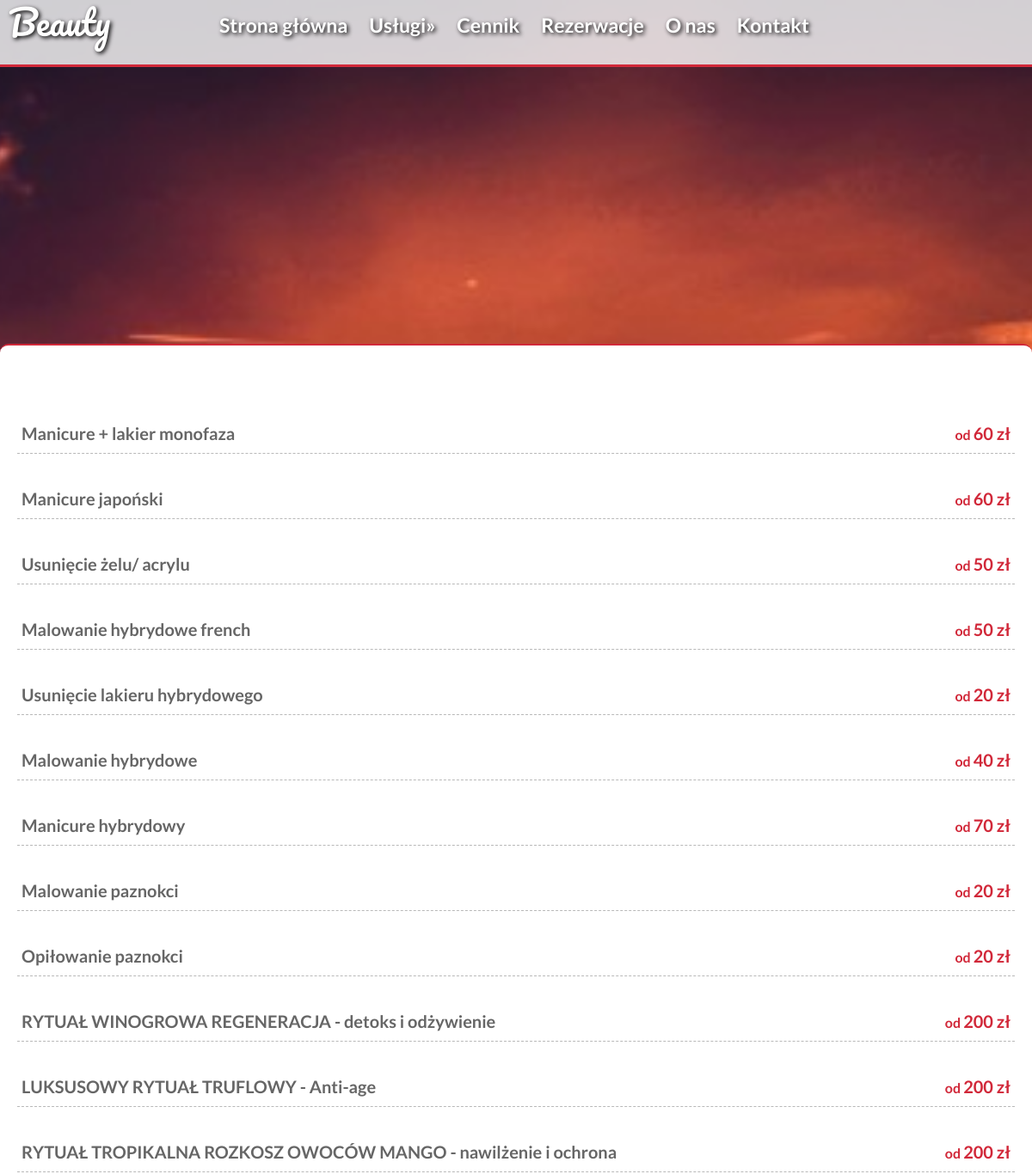
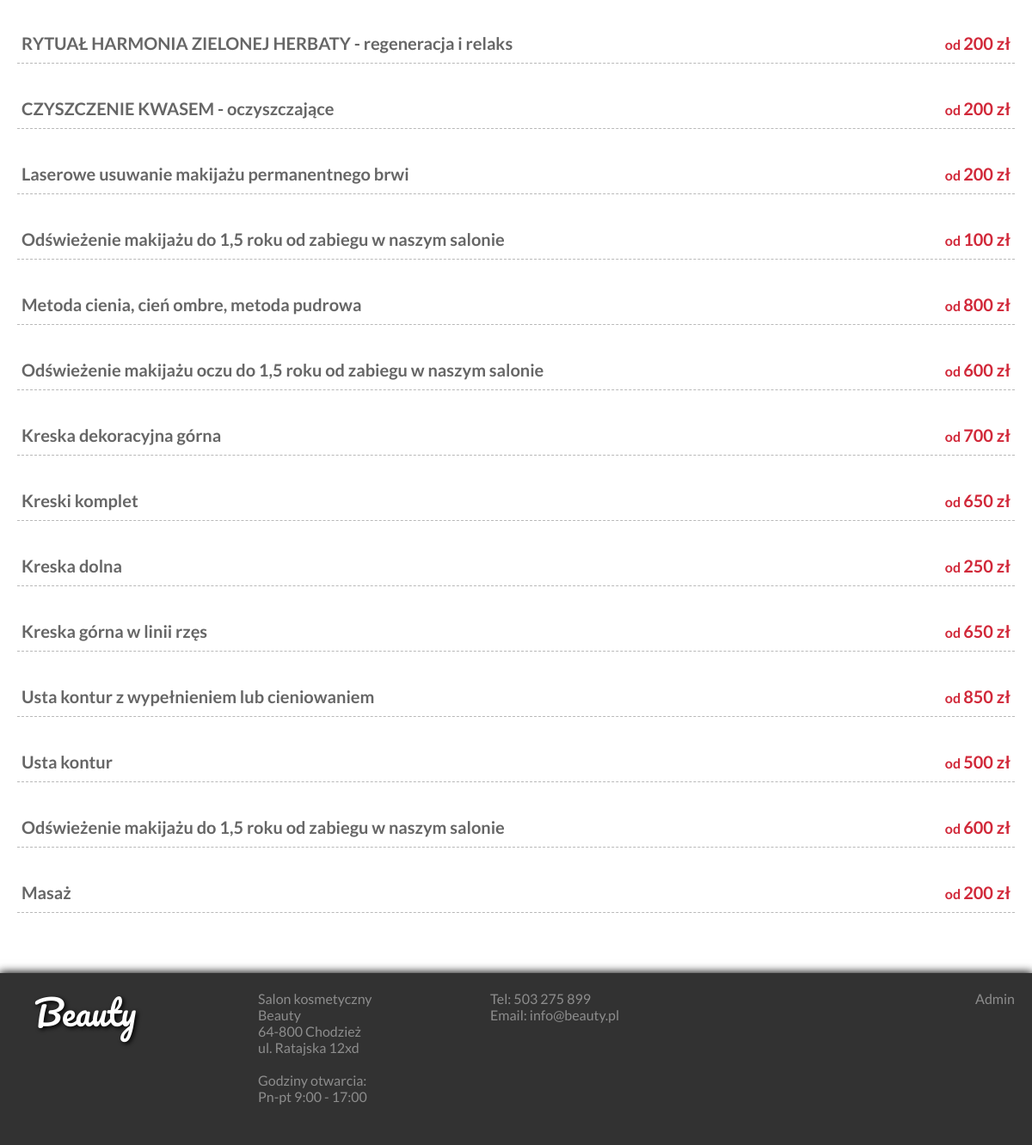
/cennik.php, run on the app's committed database (2 pictures, top to bottom).
### tables this page shows
CREATE TABLE `usluga` (
  `id` int(11) NOT NULL,
  `nazwa` varchar(100) DEFAULT NULL,
  `cena` decimal(10,0) DEFAULT NULL
);

### cennik.php (the view, shortened to what this page needs)
<!DOCTYPE html>
<html lang="pl">
<head>
    <link href="style.css" rel="stylesheet">
</head>
<body>
    <div class="podstrona">
        <div class="header" id="headerjs">
            <div class="logo">
                <span class="logo-small-title">Beauty</span>
            </div>
            <div class="menu">
                <ul id="MenuButton">
                    <li><a href="index.php">Strona główna</a></li>
                    <li><a id="addon" href="#uslugi">Usługi</a>
                    </li>
                    <li><a href="cennik.php">Cennik</a></li>
                    <li><a href="rezerwacje.php">Rezerwacje</a></li>
                    <li><a href="onas.php">O nas</a></li>
                    <li><a href="kontakt.php">Kontakt</a></li>
                </ul>
            </div>
        </div>
    </div>
    <div class="main">
        <div class="cennikpage">
            <?php
                require_once("php/connect.php");
                $connect = mysqli_connect($host, $user, $pass, $db) or die("Błąd połączenia");
                $sql = "SELECT nazwa, cena FROM usluga";
                $query = mysqli_query($connect, $sql);
                while($row = mysqli_fetch_assoc($query))
                {
                    echo "<div class='item'><div class='item-name'>".$row['nazwa']."</div> <div class='item-prize'><span style='font-size: 16px;'>od </span>".$row['cena']." zł</div></div>";
                }
            ?>
        </div>
    </div>
    <div class="footer">
        <div class="footer-block">
            <div class="logo">
                <span class="logo-small-title">Beauty</span>
            </div>
        </div>
        <div class="footer-block">
            Salon kosmetyczny <br>Beauty <br>64-800 Chodzież <br>ul. Ratajska 12xd <br><br> Godziny otwarcia:<br>Pn-pt 9:00 - 17:00
        </div>
        <div class="footer-block">
            Tel: 503 275 899 <br>Email: info@beauty.pl
        </div>
        <div class="admin">
            <a href="admin.php">Admin</a>
        </div>
</body>
</html>

### style.css (style rules this page uses)
:root { --main-color: #d12839; --rainbow: #ff0000, #ddff00,#00ff0d,#00eeff, #1900ff, #ff00e1,#ff0000; }
html { scroll-behavior: smooth; }
body { font-family: 'Lato', sans-serif; margin: 0px; padding: 0px; }
.header { width: 80%; height: 75px; margin: 0px auto 0px auto; color: white; transition: background 1s; }
.logo { width: 20%; float: left; margin: -10px -10px 0px 10px; }
.logo-small-title { font-size: 40px; font-family: 'Pacifico', cursive; color: white; text-shadow: 2px 2px 5px black;; user-select: none; }
.menu { width: 80%; float: left; }
.menu ul, .menu ol { list-style-type: none; }
.menu a { padding: 0px 0px 0px 5px; margin: 0px 10px; font-size: 23px; font-weight: bold; color: white; text-decoration: none; }
ul { list-style: none; margin: 0; margin-top: 15px; padding-left: 0; }
li { color: #fff; display: block; float: left; padding: 1rem 0.1rem; position: relative; text-decoration: none; transition-duration: 0.5s; }
li a { color: #fff; text-shadow: 2px 2px 5px black; }
#addon::after { content: '»'; }
.main { max-width: 1240px; min-height: 600px; margin: auto; background-color: white; height: 100%; padding: 50px 0px; margin-top: 400px; }
.podstrona ~ .main { border-top-left-radius: 10px; border-top-right-radius: 10px; border-top: 2px solid var(--main-color); }
.footer { box-sizing: border-box; background-color: #323232; color: rgb(141, 141, 141); min-height: 200px; min-width: 400px; width: 100%; padding: 20px; float: left; box-shadow: 0px 0px 10px 1px #000000; }
.footer-block { margin: auto 10px; height: 150px; width: 250px; float: left; }
.admin, .admin a:active, .admin a:hover, .admin a:visited, .admin a:link { float: right; color: rgb(141, 141, 141);; text-decoration: none; }
@media only screen and (max-width: 1200px) { li { margin: 0px !important; font-size: 16px; padding: 0px !important; } }
@media only screen and (max-width: 1200px) { ul { width: 100% !important; } }
@media only screen and (max-width: 1200px) { .header { width: 100%; } }
.podstrona .header { width: 100%; position: fixed; top: 0px; background-color: rgba(255,255,255,0.8); border-bottom: 3px solid var(--main-color); }
.cennikpage .item { display: block; padding: 20px 5px 5px 5px; margin: 20px; border-bottom: 1px dashed rgba(117, 117, 117, 0.5); height: 200%; min-height: 30px; font-size: 20px; }
.cennikpage .item-name { font-weight: bold; width: auto; float: left; color: rgb(102, 102, 102); }
.cennikpage .item-prize { font-weight: bold; color: var(--main-color); width: auto; float: right; }

### cennik.php (style rules this page uses)
body { background-image: url("images/bg.jpg"); background-color: white; background-attachment: fixed; background-position: center; background-repeat: no-repeat; background-size: cover; }

### data on the page
usluga: nazwa "Manicure + lakier monofaza", cena "60"
usluga: nazwa "Manicure japoński", cena "60"
usluga: nazwa "Usunięcie żelu/ acrylu", cena "50"
usluga: nazwa "Malowanie hybrydowe french", cena "50"
usluga: nazwa "Usunięcie lakieru hybrydowego", cena "20"
usluga: nazwa "Malowanie hybrydowe", cena "40"
usluga: nazwa "Manicure hybrydowy", cena "70"
usluga: nazwa "Malowanie paznokci", cena "20"
usluga: nazwa "Opiłowanie paznokci", cena "20"
usluga: nazwa "RYTUAŁ WINOGROWA REGENERACJA - detoks i odżywienie", cena "200"
usluga: nazwa "LUKSUSOWY RYTUAŁ TRUFLOWY - Anti-age", cena "200"
usluga: nazwa "RYTUAŁ TROPIKALNA ROZKOSZ OWOCÓW MANGO - nawilżenie i ochrona", cena "200"
usluga: nazwa "RYTUAŁ HARMONIA ZIELONEJ HERBATY - regeneracja i relaks", cena "200"
usluga: nazwa "CZYSZCZENIE KWASEM - oczyszczające", cena "200"
usluga: nazwa "Laserowe usuwanie makijażu permanentnego brwi", cena "200"
usluga: nazwa "Odświeżenie makijażu do 1,5 roku od zabiegu w naszym salonie", cena "100"
usluga: nazwa "Metoda cienia, cień ombre, metoda pudrowa", cena "800"
usluga: nazwa "Odświeżenie makijażu oczu do 1,5 roku od zabiegu w naszym salonie", cena "600"
usluga: nazwa "Kreska dekoracyjna górna", cena "700"
usluga: nazwa "Kreski komplet", cena "650"
usluga: nazwa "Kreska dolna", cena "250"
usluga: nazwa "Kreska górna w linii rzęs", cena "650"
usluga: nazwa "Usta kontur z wypełnieniem lub cieniowaniem", cena "850"
usluga: nazwa "Usta kontur", cena "500"
usluga: nazwa "Odświeżenie makijażu do 1,5 roku od zabiegu w naszym salonie", cena "600"
usluga: nazwa "Masaż", cena "200"
